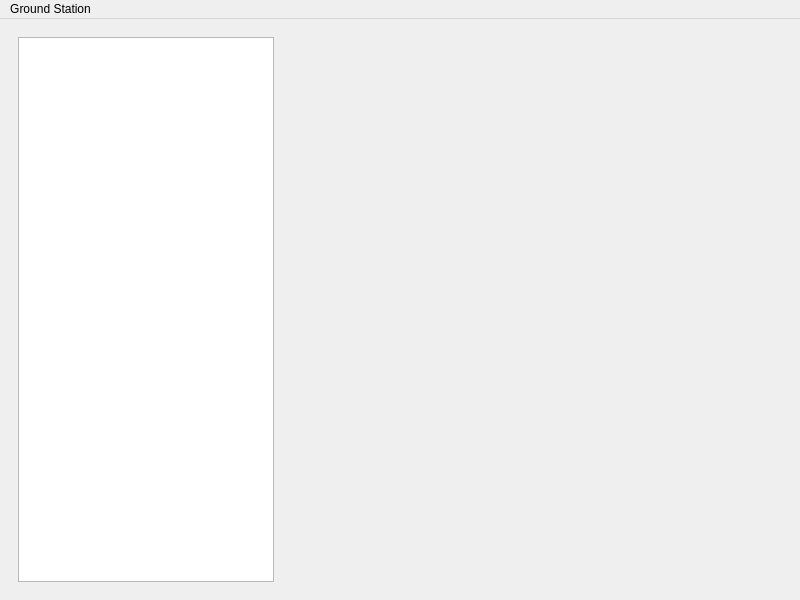
<?xml version="1.0" encoding="UTF-8"?>
<ui version="4.0">
 <class>MainWindow</class>
 <widget class="QMainWindow" name="MainWindow">
  <property name="geometry">
   <rect>
    <x>0</x>
    <y>0</y>
    <width>800</width>
    <height>600</height>
   </rect>
  </property>
  <property name="windowTitle">
   <string>Ground Station</string>
  </property>
  <widget class="QWidget" name="centralwidget">
   <layout class="QFormLayout" name="formLayout">
    <item row="0" column="0">
     <widget class="QWidget" name="widget_2" native="true">
      <layout class="QGridLayout" name="gridLayout_2">
       <item row="0" column="0">
        <widget class="QListWidget" name="listWidget"/>
       </item>
      </layout>
     </widget>
    </item>
    <item row="0" column="1">
     <widget class="QWidget" name="widget" native="true">
      <layout class="QGridLayout" name="gridLayout">
       <item row="0" column="1">
        <spacer name="verticalSpacer">
         <property name="orientation">
          <enum>Qt::Vertical</enum>
         </property>
         <property name="sizeHint" stdset="0">
          <size>
           <width>20</width>
           <height>68</height>
          </size>
         </property>
        </spacer>
       </item>
       <item row="1" column="0">
        <spacer name="horizontalSpacer_2">
         <property name="orientation">
          <enum>Qt::Horizontal</enum>
         </property>
         <property name="sizeHint" stdset="0">
          <size>
           <width>48</width>
           <height>20</height>
          </size>
         </property>
        </spacer>
       </item>
       <item row="1" column="1" colspan="2">
        <widget class="qfi_EADI" name="graphicsEADI">
         <property name="enabled">
          <bool>false</bool>
         </property>
         <property name="minimumSize">
          <size>
           <width>300</width>
           <height>300</height>
          </size>
         </property>
         <property name="maximumSize">
          <size>
           <width>300</width>
           <height>300</height>
          </size>
         </property>
         <property name="frameShape">
          <enum>QFrame::NoFrame</enum>
         </property>
         <property name="verticalScrollBarPolicy">
          <enum>Qt::ScrollBarAlwaysOff</enum>
         </property>
         <property name="horizontalScrollBarPolicy">
          <enum>Qt::ScrollBarAlwaysOff</enum>
         </property>
         <property name="interactive">
          <bool>false</bool>
         </property>
        </widget>
       </item>
       <item row="1" column="3">
        <spacer name="horizontalSpacer">
         <property name="orientation">
          <enum>Qt::Horizontal</enum>
         </property>
         <property name="sizeHint" stdset="0">
          <size>
           <width>47</width>
           <height>20</height>
          </size>
         </property>
        </spacer>
       </item>
       <item row="2" column="2">
        <spacer name="verticalSpacer_2">
         <property name="orientation">
          <enum>Qt::Vertical</enum>
         </property>
         <property name="sizeHint" stdset="0">
          <size>
           <width>20</width>
           <height>67</height>
          </size>
         </property>
        </spacer>
       </item>
      </layout>
     </widget>
    </item>
   </layout>
  </widget>
  <widget class="QMenuBar" name="menubar">
   <property name="geometry">
    <rect>
     <x>0</x>
     <y>0</y>
     <width>800</width>
     <height>21</height>
    </rect>
   </property>
   <property name="defaultUp">
    <bool>false</bool>
   </property>
   <widget class="QMenu" name="menuGround_Station">
    <property name="title">
     <string>Ground Station</string>
    </property>
    <addaction name="actionConnect"/>
   </widget>
   <addaction name="menuGround_Station"/>
  </widget>
  <action name="actionConnect">
   <property name="text">
    <string>Connect</string>
   </property>
  </action>
 </widget>
 <customwidgets>
  <customwidget>
   <class>qfi_EADI</class>
   <extends>QGraphicsView</extends>
   <header>qfi/qfi_EADI.h</header>
  </customwidget>
 </customwidgets>
 <resources/>
 <connections/>
</ui>
